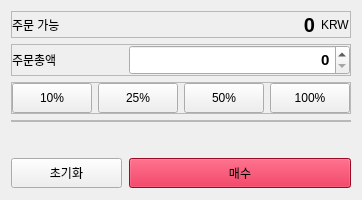
               <widget class="QWidget" name="page_5">
                <layout class="QVBoxLayout" name="verticalLayout_9">
                 <property name="leftMargin">
                  <number>11</number>
                 </property>
                 <property name="topMargin">
                  <number>11</number>
                 </property>
                 <property name="rightMargin">
                  <number>11</number>
                 </property>
                 <property name="bottomMargin">
                  <number>11</number>
                 </property>
                 <item>
                  <widget class="QFrame" name="frame_22">
                   <property name="frameShape">
                    <enum>QFrame::StyledPanel</enum>
                   </property>
                   <property name="frameShadow">
                    <enum>QFrame::Raised</enum>
                   </property>
                   <layout class="QHBoxLayout" name="horizontalLayout_31" stretch="0,2,0">
                    <property name="leftMargin">
                     <number>0</number>
                    </property>
                    <property name="topMargin">
                     <number>1</number>
                    </property>
                    <property name="rightMargin">
                     <number>0</number>
                    </property>
                    <property name="bottomMargin">
                     <number>0</number>
                    </property>
                    <item>
                     <widget class="QLabel" name="label_33">
                      <property name="layoutDirection">
                       <enum>Qt::LeftToRight</enum>
                      </property>
                      <property name="styleSheet">
                       <string notr="true"/>
                      </property>
                      <property name="text">
                       <string>주문 가능</string>
                      </property>
                     </widget>
                    </item>
                    <item>
                     <widget class="QLabel" name="buy_orderable_2">
                      <property name="font">
                       <font>
                        <pointsize>15</pointsize>
                        <weight>75</weight>
                        <bold>true</bold>
                       </font>
                      </property>
                      <property name="text">
                       <string>0</string>
                      </property>
                      <property name="alignment">
                       <set>Qt::AlignRight|Qt::AlignTrailing|Qt::AlignVCenter</set>
                      </property>
                     </widget>
                    </item>
                    <item>
                     <widget class="QLabel" name="label_34">
                      <property name="layoutDirection">
                       <enum>Qt::LeftToRight</enum>
                      </property>
                      <property name="text">
                       <string>KRW</string>
                      </property>
                      <property name="alignment">
                       <set>Qt::AlignLeading|Qt::AlignLeft|Qt::AlignVCenter</set>
                      </property>
                     </widget>
                    </item>
                   </layout>
                  </widget>
                 </item>
                 <item>
                  <widget class="QFrame" name="frame_21">
                   <property name="frameShape">
                    <enum>QFrame::StyledPanel</enum>
                   </property>
                   <property name="frameShadow">
                    <enum>QFrame::Raised</enum>
                   </property>
                   <layout class="QHBoxLayout" name="horizontalLayout_5" stretch="1,2">
                    <property name="leftMargin">
                     <number>0</number>
                    </property>
                    <property name="topMargin">
                     <number>0</number>
                    </property>
                    <property name="rightMargin">
                     <number>0</number>
                    </property>
                    <property name="bottomMargin">
                     <number>0</number>
                    </property>
                    <item>
                     <widget class="QLabel" name="label_32">
                      <property name="text">
                       <string>주문총액</string>
                      </property>
                     </widget>
                    </item>
                    <item>
                     <widget class="QDoubleSpinBox" name="buy_volume_2">
                      <property name="minimumSize">
                       <size>
                        <width>34</width>
                        <height>30</height>
                       </size>
                      </property>
                      <property name="font">
                       <font>
                        <pointsize>11</pointsize>
                        <weight>75</weight>
                        <bold>true</bold>
                       </font>
                      </property>
                      <property name="alignment">
                       <set>Qt::AlignRight|Qt::AlignTrailing|Qt::AlignVCenter</set>
                      </property>
                      <property name="showGroupSeparator" stdset="0">
                       <bool>true</bool>
                      </property>
                      <property name="prefix">
                       <string/>
                      </property>
                      <property name="decimals">
                       <number>0</number>
                      </property>
                      <property name="minimum">
                       <double>0.000000000000000</double>
                      </property>
                      <property name="maximum">
                       <double>1000000000000000.000000000000000</double>
                      </property>
                      <property name="value">
                       <double>0.000000000000000</double>
                      </property>
                     </widget>
                    </item>
                   </layout>
                  </widget>
                 </item>
                 <item>
                  <widget class="QFrame" name="frame_20">
                   <property name="frameShape">
                    <enum>QFrame::StyledPanel</enum>
                   </property>
                   <property name="frameShadow">
                    <enum>QFrame::Raised</enum>
                   </property>
                   <layout class="QHBoxLayout" name="horizontalLayout_18">
                    <property name="leftMargin">
                     <number>0</number>
                    </property>
                    <property name="topMargin">
                     <number>0</number>
                    </property>
                    <property name="rightMargin">
                     <number>0</number>
                    </property>
                    <property name="bottomMargin">
                     <number>0</number>
                    </property>
                    <item>
                     <widget class="QPushButton" name="buy_ten_2">
                      <property name="minimumSize">
                       <size>
                        <width>0</width>
                        <height>30</height>
                       </size>
                      </property>
                      <property name="text">
                       <string>10%</string>
                      </property>
                     </widget>
                    </item>
                    <item>
                     <widget class="QPushButton" name="buy_twenty_fifth_2">
                      <property name="minimumSize">
                       <size>
                        <width>0</width>
                        <height>30</height>
                       </size>
                      </property>
                      <property name="text">
                       <string>25%</string>
                      </property>
                     </widget>
                    </item>
                    <item>
                     <widget class="QPushButton" name="buy_fifty_2">
                      <property name="minimumSize">
                       <size>
                        <width>0</width>
                        <height>30</height>
                       </size>
                      </property>
                      <property name="text">
                       <string>50%</string>
                      </property>
                     </widget>
                    </item>
                    <item>
                     <widget class="QPushButton" name="buy_hundred_2">
                      <property name="minimumSize">
                       <size>
                        <width>0</width>
                        <height>30</height>
                       </size>
                      </property>
                      <property name="text">
                       <string>100%</string>
                      </property>
                     </widget>
                    </item>
                   </layout>
                  </widget>
                 </item>
                 <item>
                  <widget class="QFrame" name="frame_23">
                   <property name="frameShape">
                    <enum>QFrame::StyledPanel</enum>
                   </property>
                   <property name="frameShadow">
                    <enum>QFrame::Raised</enum>
                   </property>
                   <layout class="QHBoxLayout" name="horizontalLayout_32">
                    <property name="leftMargin">
                     <number>0</number>
                    </property>
                    <property name="topMargin">
                     <number>0</number>
                    </property>
                    <property name="rightMargin">
                     <number>0</number>
                    </property>
                    <property name="bottomMargin">
                     <number>0</number>
                    </property>
                   </layout>
                  </widget>
                 </item>
                 <item>
                  <widget class="QFrame" name="verticalFrame">
                   <layout class="QVBoxLayout" name="verticalLayout_5"/>
                  </widget>
                 </item>
                 <item>
                  <widget class="QFrame" name="horizontalFrame_12">
                   <layout class="QHBoxLayout" name="horizontalLayout_19">
                    <property name="leftMargin">
                     <number>0</number>
                    </property>
                    <property name="topMargin">
                     <number>0</number>
                    </property>
                    <property name="rightMargin">
                     <number>0</number>
                    </property>
                    <property name="bottomMargin">
                     <number>0</number>
                    </property>
                   </layout>
                  </widget>
                 </item>
                 <item>
                  <widget class="QFrame" name="horizontalFrame_13">
                   <layout class="QHBoxLayout" name="horizontalLayout_20" stretch="1,2">
                    <property name="spacing">
                     <number>7</number>
                    </property>
                    <property name="leftMargin">
                     <number>0</number>
                    </property>
                    <property name="topMargin">
                     <number>0</number>
                    </property>
                    <property name="rightMargin">
                     <number>0</number>
                    </property>
                    <property name="bottomMargin">
                     <number>1</number>
                    </property>
                    <item>
                     <widget class="QPushButton" name="buy_reset_2">
                      <property name="minimumSize">
                       <size>
                        <width>0</width>
                        <height>30</height>
                       </size>
                      </property>
                      <property name="styleSheet">
                       <string notr="true"/>
                      </property>
                      <property name="text">
                       <string>초기화</string>
                      </property>
                     </widget>
                    </item>
                    <item>
                     <widget class="QPushButton" name="buy_buy_btn_2">
                      <property name="minimumSize">
                       <size>
                        <width>0</width>
                        <height>30</height>
                       </size>
                      </property>
                      <property name="styleSheet">
                       <string notr="true">QPushButton {	
	background-color: #d80e35;
}
QPushButton:pressed {	
	background-color: #a20826;
}
QPushButton:hover{
	background-color: #aa0a29;
}</string>
                      </property>
                      <property name="text">
                       <string>매수</string>
                      </property>
                     </widget>
                    </item>
                   </layout>
                  </widget>
                 </item>
                </layout>
               </widget>
